Frame 1 (no input): blank canvas, image omitted
Frame 60 (the mouse pressed at the canvas centre just before this capture): blank canvas, image omitted
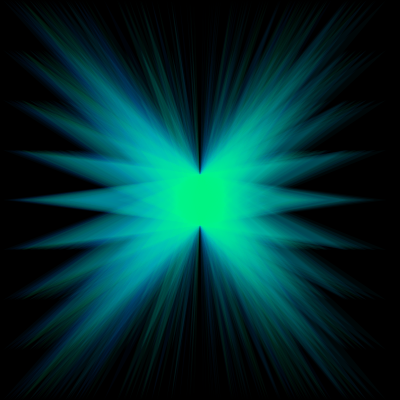
Frame 120 (the mouse held since frame 60 and released just before this capture)

The Processing sketch whose frames 1 and 60 were blank and that drew this single picture after the mouse press (run headless with seeded random() and noise(); from frame 60 on, the mouse is pressed at the canvas centre):

// Processing sketch: processing_133124
// ── processing_133124.pde

  int j=5;
  int i=150;
void setup(){
  size(400,400);
  background(0);
  smooth();
}

void draw(){
  frameRate(20);
  if(mousePressed==true){
  i=i+j;
  if((i<0)||(i>=255)){
    j=j*-1;
    }
  float k=random(0,200);
  float m=random(200,400);
  for (int x=0;x<=400;x=x+50){
    noStroke();
    fill(0,350-i,i+50,10);
    triangle(200,175,200,225,k,x);
    triangle(200,175,200,225,m,x);
  }
  }
}
